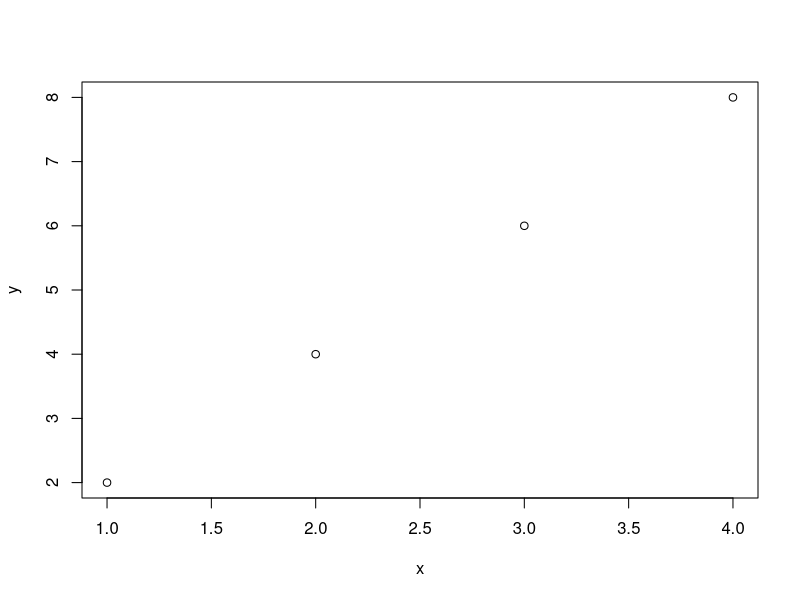

Write the R code that produced this figure.
## ---- chunk 1
f_x = function(x){
  f_x = 2*x # função
  return(f_x)
}

x = c(1,2,3,4)
(y = f_x(x))
args(f_x)
plot(x,y)
## ---- chunk 2
formals(f_x)
body(f_x)
environment(f_x)
attr(f_x, "srcref")
## ---- chunk 3
media = function(x){
  media_x = sum(x)/length(x)
  return(media_x)
}
y = sample(1:100,20,replace=T)
media(y)
mean(y)
## ---- chunk 4
dia_semana <- function(numero_dia) {
  dia <- switch(
    numero_dia,
    "1" = "Domingo",
    "2" = "Segunda-feira",
    "3" = "Terça-feira",
    "4" = "Quarta-feira",
    "5" = "Quinta-feira",
    "6" = "Sexta-feira",
    "7" = "Sábado"
  )
  return(cat("O dia correspondente ao número", numero_dia, "é", dia, "\n"))
}
dia_semana(2)
## ---- chunk 5
# Função para somar dois números com valores padrão
soma_com_default <- function(a, b) {
  if (missing(a)) {
    a <- 0
  }
  
  if (missing(b)) {
    b <- 0
  }
  
  return(a + b)
}

# Testando a função com diferentes combinações de argumentos
print(soma_com_default(3, 5))   # Ambos os argumentos fornecidos: 8
print(soma_com_default(3))      # Apenas 'a' fornecido: 3
print(soma_com_default(b = 5))  # Apenas 'b' fornecido: 5
print(soma_com_default())       # Nenhum argumento fornecido: 0

## ---- chunk 6
sample
## ---- chunk 7
media = function(x = c(1,2,3,4)){
  return( sum(x)/length(x)) 
}
media()
## ---- chunk 8
sum

`[`

## ---- chunk 9
media_ponderada <- function(valores,pesos,...) {
  # Calcula a média ponderada
  resultado <- sum(valores * pesos,...) / sum(pesos,...)
  return(resultado)
}
media_ponderada(c(1,2,NA),c(1,2,3))
media_ponderada(c(1,2,NA),c(1,2,3),na.rm=T)
## ---- chunk 10

media_ponderada <- function(x,peso=c(1,1,1),...)return(sum(peso*x,...)/sum(peso,...))


media_ponderada(c(1,2,3)) # o nome da função vem antes de seus argumento
## ---- chunk 11
#| echo: false
2-3 ; 2+3 ; 2*3; 2/3 # os operadores estão entre dois argumentos
## ---- chunk 12
x <- c(1,2,3,4,5)
6 %in% x # o número 6 pertence ao conjuto x?
x <- c(1,2,3,4,5)
2 %in% x # o número 2 pertence ao conjuto x?
## ---- chunk 13
mat1 = matrix(c(1,2,3,4),2,2)
mat2 = matrix(c(1,2,3,4),2,2)
mat1 %*% mat2 # multiplicação de matriz
## ---- chunk 14
`%+%` <- function(a, b) paste(a, b,sep="-")
"new " %+% "string"
## ---- chunk 15
require(magrittr) # pacote para usar %>%
x <- c(1,2,3,4)
desvio_padrao = sqrt( var(x) )
desvio_padrao = var(x) %>% sqrt()
desvio_padrao = var(x) |> sqrt() # pacote base
## ---- chunk 16
1:5 %>% {(. + 1) / 2} # 1:5 são utilizados no lugar do ponto
## ---- chunk 17
x = c(1,2,3,4)
names(x) <- paste0("n",1:length(x))
x
## ---- chunk 18
"replace_second<-" = function(x,value){
  x[2] <- value
  x
}
x = c(1,2,3,4)
replace_second(x) <- 0L
x
## ---- chunk 19
'modify<-' <- function(x, position, value) {
  x[position] <- value
  x
}
x = 1:5
modify(x, 1) <- 2 # value=2
x
## ---- chunk 20
calcular_media <- function(x) {
  if (length(x) == 0) {
    stop("Erro: O vetor está vazio.")
  }
  if (is.numeric(x) == F) {
    stop("Erro: vetor deve ser do tipo numérico")
  }
  return(mean(x))
}
calcular_media(1:4)
## ---- chunk 21
calcular_raiz_quadrada <- function(x) {
  if (any(x < 0)) {
    warning("Alguns valores são negativos. A raiz quadrada de números negativos será tratada como NaN.")
  }
  return(sqrt(x))
}

# Exemplo de uso
resultado <- calcular_raiz_quadrada(c(4, -9, 16))
print(resultado)

## ---- chunk 22
calcular_cubo <- function(x) {
  message("Calculando o cubo dos valores.")
  return(x^3)
}

# Exemplo de uso
resultado <- calcular_cubo(c(2, 3, 4))
print(resultado)
## ---- chunk 23
x = c()
mean(x)
resultado <- try(mean(), silent = TRUE)
resultado
if (inherits(resultado, "try-error")) { # verifica se o objeto resultado é da classe "try-error
    cat("Erro: Ocorreu um problema ao calcular a média.\n")}
## ---- chunk 24
#| warning: true
x = c()
mean(x)
suppressWarnings(mean(x))
## ---- chunk 25
calcular_cubo <- function(x) {
  message("Calculando o cubo dos valores.")
  return(x^3)
}

# Exemplo de uso
resultado <- suppressMessages(calcular_cubo(c(2, 3, 4)))
resultado
## ---- chunk 26
# Lista de argumentos
args <- list(1, 2, 3, 4, 5)

# Usando do.call para chamar a função sum
resultado <- do.call(sum, args)
print(resultado)  # Isso imprimirá 15

## ---- chunk 27
# Definindo uma função que cria uma sequência
criar_sequencia <- function(inicio, fim, passo = 1) {
  return(seq(from = inicio, to = fim, by = passo))
}

# Lista de argumentos com parâmetros nomeados
args <- list(inicio = 1, fim = 10, passo = 2)

# Usando do.call para chamar a função criar_sequencia
sequencia <- do.call(criar_sequencia, args)
print(sequencia) 
## ---- chunk 28
# Criando dois data frames
df1 <- data.frame(a = 1:3, b = 4:6)
df2 <- data.frame(a = 7:9, b = 10:12)

# Lista de data frames
dfs <- list(df1, df2)

# Usando do.call com rbind para combinar os data frames
df_combinado <- do.call(rbind, dfs)
print(df_combinado)


## ---- chunk 29
# Criando dois data frames
df1 <- data.frame(a = 1:3, b = 4:6)
df2 <- data.frame(c = 7:9, d = 10:12)

# Lista de data frames
dfs <- list(df1, df2)

# Usando do.call com rbind para combinar os data frames
df_combinado <- do.call(cbind, dfs)
print(df_combinado)
## ---- chunk 30
vectors <- list(c(1, 2, 3), c(4, 5, 6))
op = "SOMA"

if (op == "SOMA") {
  result <- do.call("+", vectors)
} else if(op != "SOMA") 
  {
  result <- do.call("*", vectors)
}

result
## ---- chunk 31
strings_list <- list("Hello", "world!", "How", "are", "you?")
strings_list
# Combine strings in the list into a single sentence
do.call(paste, c(strings_list,sep=" "))

## ---- chunk 32
y = list(c(rnorm(100)))

do.call(what = function(x) var(x)|> sqrt(),args = y)
## ---- chunk 33
# Criando um vetor de números
numeros <- c(1, 5, 8, 3, 7, 2)

# Usando Filter com uma função anônima
filtrados <- Filter(function(x) x^2 > 4, numeros)

print(filtrados)
## ---- chunk 34
integrate(function(x) exp(-x), 0, Inf)

integrate(function(x) dnorm(x), -3, 3)
## ---- chunk 35
funs <- list(
  half = function(x) x / 2,
  mult = function(x) x * 2
)
funs$mult(10)

